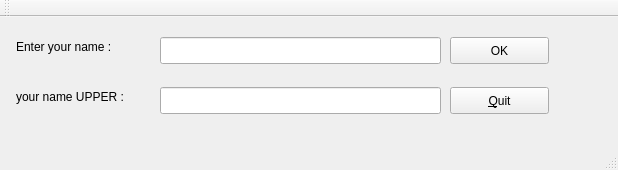
<?xml version="1.0" encoding="UTF-8"?>
<ui version="4.0">
 <class>MainWindow</class>
 <widget class="QMainWindow" name="MainWindow">
  <property name="geometry">
   <rect>
    <x>0</x>
    <y>0</y>
    <width>618</width>
    <height>170</height>
   </rect>
  </property>
  <property name="windowTitle">
   <string>MainWindow</string>
  </property>
  <widget class="QWidget" name="centralWidget">
   <widget class="QLabel" name="label">
    <property name="geometry">
     <rect>
      <x>16</x>
      <y>20</y>
      <width>131</width>
      <height>20</height>
     </rect>
    </property>
    <property name="text">
     <string>Enter your name :</string>
    </property>
   </widget>
   <widget class="QLineEdit" name="txtName">
    <property name="geometry">
     <rect>
      <x>160</x>
      <y>20</y>
      <width>281</width>
      <height>27</height>
     </rect>
    </property>
   </widget>
   <widget class="QPushButton" name="cmdOK">
    <property name="geometry">
     <rect>
      <x>450</x>
      <y>20</y>
      <width>99</width>
      <height>27</height>
     </rect>
    </property>
    <property name="text">
     <string>OK</string>
    </property>
   </widget>
   <widget class="QPushButton" name="cmdQuit">
    <property name="geometry">
     <rect>
      <x>450</x>
      <y>70</y>
      <width>99</width>
      <height>27</height>
     </rect>
    </property>
    <property name="text">
     <string>&amp;Quit</string>
    </property>
   </widget>
   <widget class="QLabel" name="label_2">
    <property name="geometry">
     <rect>
      <x>16</x>
      <y>70</y>
      <width>131</width>
      <height>20</height>
     </rect>
    </property>
    <property name="text">
     <string>your name UPPER :</string>
    </property>
   </widget>
   <widget class="QLineEdit" name="txtNameUpper">
    <property name="geometry">
     <rect>
      <x>160</x>
      <y>70</y>
      <width>281</width>
      <height>27</height>
     </rect>
    </property>
   </widget>
  </widget>
  <widget class="QMenuBar" name="menuBar">
   <property name="geometry">
    <rect>
     <x>0</x>
     <y>0</y>
     <width>618</width>
     <height>25</height>
    </rect>
   </property>
  </widget>
  <widget class="QToolBar" name="mainToolBar">
   <attribute name="toolBarArea">
    <enum>TopToolBarArea</enum>
   </attribute>
   <attribute name="toolBarBreak">
    <bool>false</bool>
   </attribute>
  </widget>
  <widget class="QStatusBar" name="statusBar"/>
 </widget>
 <layoutdefault spacing="6" margin="11"/>
 <resources/>
 <connections/>
</ui>
